Frame 1 (no input): blank canvas, image omitted
Frame 60 (the mouse pressed at the canvas centre just before this capture): blank canvas, image omitted
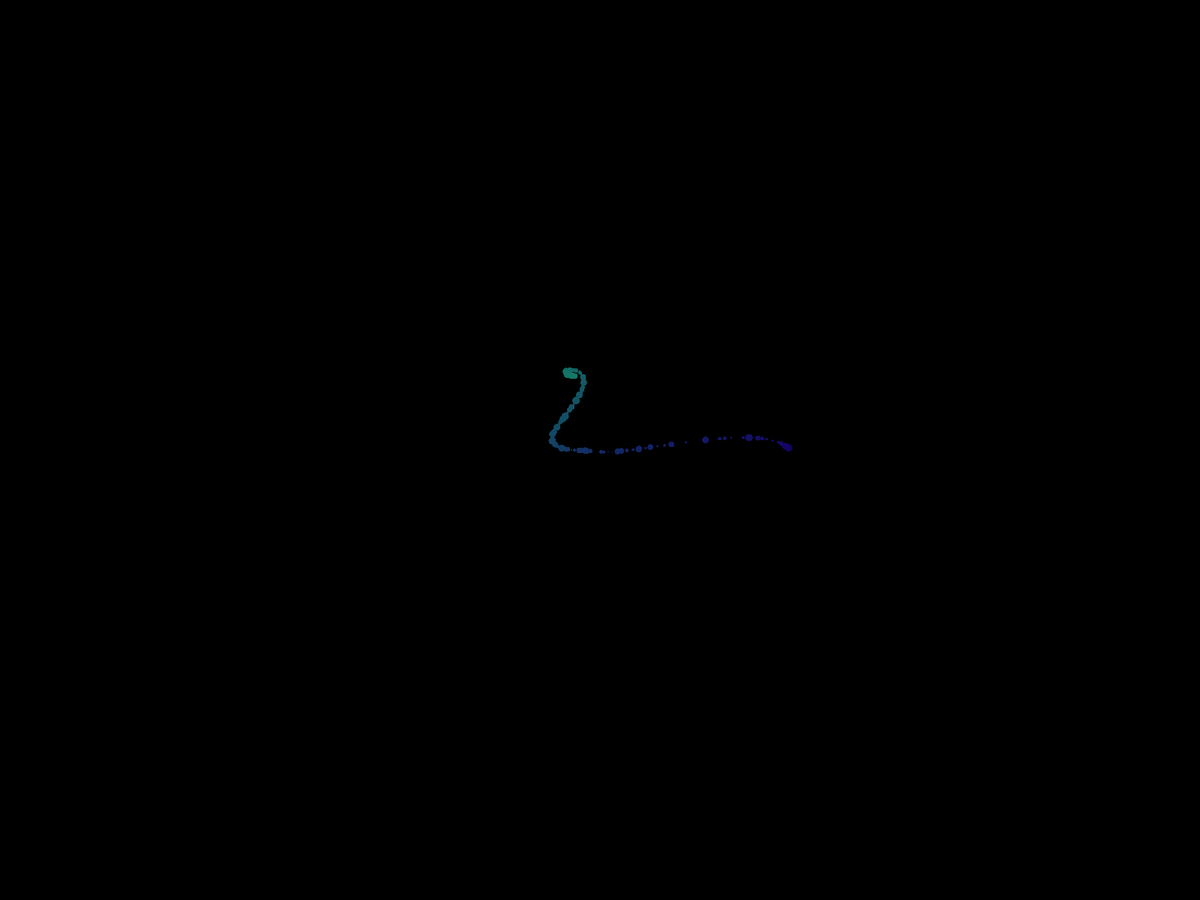
Frame 120 (the mouse held since frame 60 and released just before this capture)

The Processing sketch whose frames 1 and 60 were blank and that drew this single picture after the mouse press (run headless with seeded random() and noise(); from frame 60 on, the mouse is pressed at the canvas centre):

// Processing sketch: Spraypaint
// ── Spraypaint.pde
/*
   0.   Start a new sketch with setup() and draw() methods.
 
 Choose a size and background color for your sketch in the setup method.
 void size(int width, int height) {}
 void background(int red, int green, int blue) {}
 
 In your draw method, draw a diagonal line of ellipses.
 
 Set the x and y location of each ellipse to a random number. 
 float random(int maxValue) {}
 
 Set the color of each ellipse. Pass in frameCount or i as parameters for some extra coolness.
 void fill(int red, int green, int blue) {}
 
 Paste this code at the bottom of your sketch.
 float frequency = .001;
 float noiseInterval = PI; 
 
 void makeMagical() {
 fill( 0, 0, 0, 10 );rect(0, 0, width, height);noStroke();
 }
 
 float getWormX(int i) {
 return map(noise(i*noiseInterval + frameCount * frequency), 0, 1, 0, width);
 }
 
 float getWormY(int i) {
 return map(noise(i*noiseInterval+1 + frameCount * frequency), 0, 1, 0, height);
 }
 
 Use the getWormX and getWormY methods to set the x and y location of each ellipse.
 
 Call makeMagical() in your draw method.
 
 Adjust the frequency and noiseInterval variables to your liking. Also play with the number and size of particles until it looks Amazing.
 
 **OPTIONAL** add a worm everytime the user clicks the mouse
 
 */

void setup() {
  fullScreen();
  background(0);
}
void draw() {
  noStroke();
  int worm=random(10);
  for(int i=0; i<=20; i++){
    fill(i%255, frameCount%255, 100);
  ellipse(getWormX(width), getWormY(height), worm, worm);
  }
}
int random (int maxValue) {
  int y = (int) random(0, maxValue);
  return y;
}
float frequency = .005;
 float noiseInterval = PI; 
void makeMagical() {
 fill( 0, 0, 0, 10 );
 rect(0, 0, width, height);
 noStroke();
 }
 
 float getWormX(int i) {
 return map(noise(i*noiseInterval + frameCount * frequency), 0, 1, 0, width);
 }
 
 float getWormY(int i) {
 return map(noise(i*noiseInterval+1 + frameCount * frequency), 0, 1, 0, height);
 }
